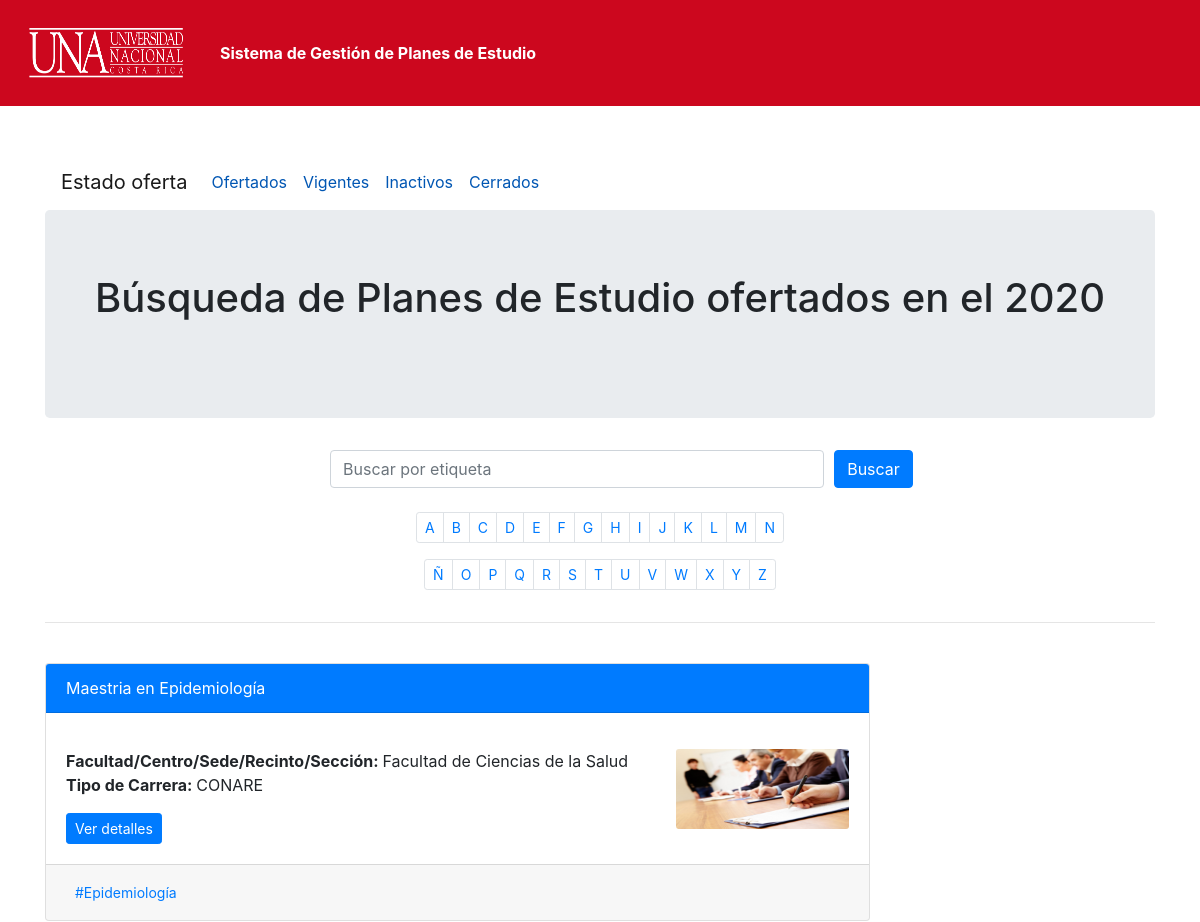
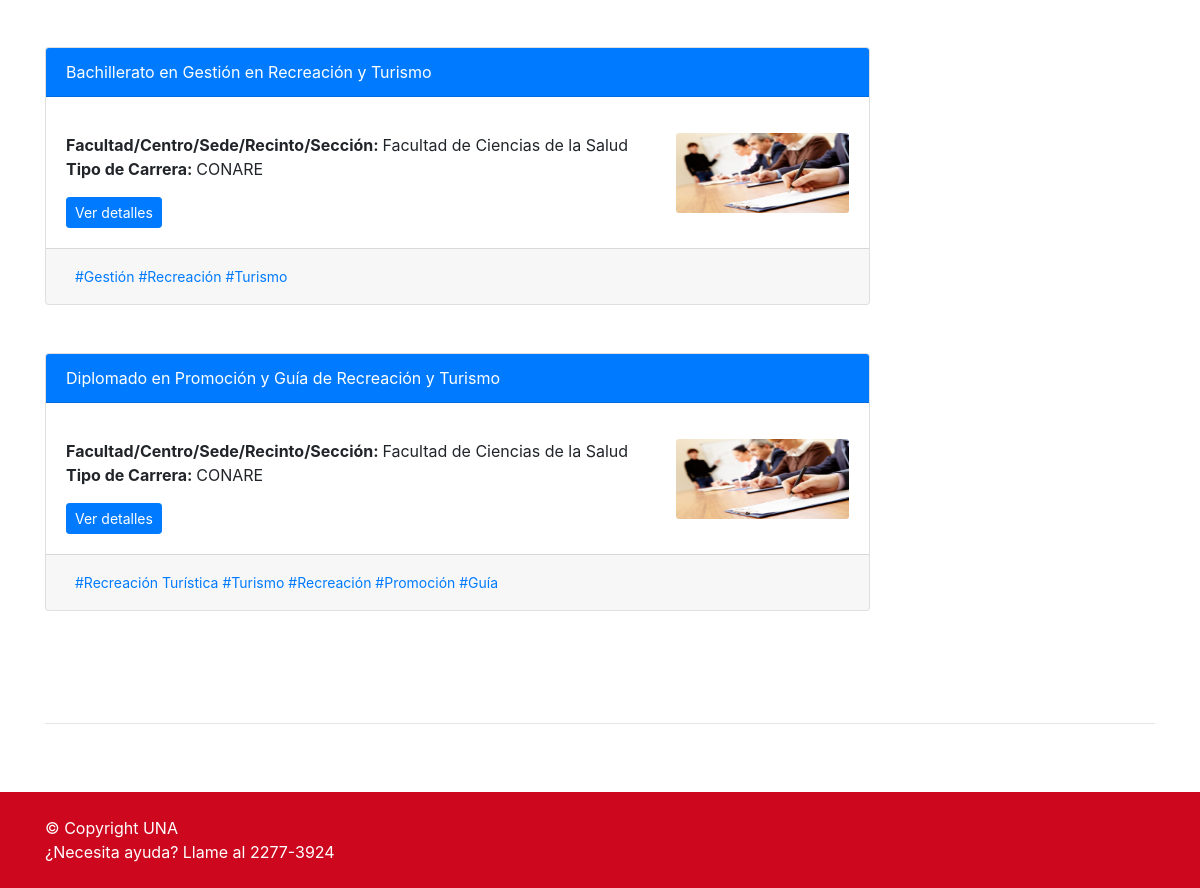
/busqueda_planes.php, run on the app's committed database (2 pictures, top to bottom).
### tables this page shows
CREATE TABLE `plan` (
  `RowID_Plan` varchar(255) NOT NULL,
  `PlanCd` int NOT NULL,
  `DefinicionPlanId` varchar(100) NOT NULL,
  `codigoRegistro` varchar(255) NOT NULL,
  `codigoBanner` varchar(50) NOT NULL, 
  `codigoBanner2` varchar(50) NULL,
  `nombrePlan` varchar(200) NOT NULL,
  `gradoAcademico` varchar(20) NOT NULL,
  `unidad_Academica` varchar(100) NOT NULL,
  `otras_universidades` varchar(30) NOT NULL,
  `tipo_carrera` varchar(8) NOT NULL,
  `tipoPlan` varchar(12) NOT NULL,
  `oferta` varchar(14) NOT NULL,
  `ComentarioOferta` text,
  `aprobacion` date NOT NULL,
  `redisenno` date NOT NULL,
  `ComentariosGenerales` text,
  `logo` varchar(255) NOT NULL default 'uploads/planesdeEstudio/curso2.jpg',
  `Usuario` varchar(30) DEFAULT NULL,
  `FechaCreacion` timestamp NULL DEFAULT CURRENT_TIMESTAMP,
  `HistoricoInd` varchar(1) NOT NULL DEFAULT 'N',
  `fecha_historico` date NULL,
  `declaracion_planTerminal` varchar(1) NOT NULL DEFAULT 'N'
);

CREATE TABLE `fcs` (
  `id` int primary key auto_increment NOT NULL,
  `nombre` varchar(100) NOT NULL,
  `DetalleExtra` varchar(300) DEFAULT NULL,
  `codigo` varchar(6) NOT NULL unique key
);

CREATE TABLE `etiqueta` (
`id` int NOT NULL auto_increment primary key,
`nombre` varchar(50) NOT NULL,
`plan_cd` varchar(255) NOT NULL,
`planId` int NOT NULL,
`planAct` varchar(1) NOT NULL DEFAULT 'S'
);

### includes/session.php (called while the page is built, shortened)
<?php
class Session {
 private $user_is_logged_in = false;
  public function isUserLoggedIn(){
    return $this->user_is_logged_in;
  }
  private function userLoginSetup()
  {
    if(isset($_SESSION['user_id']))
    {
      $this->user_is_logged_in = true;
    } else {
      $this->user_is_logged_in = false;
    }
  }
}
$session = new Session();
?>

### busqueda_planes.php (the view, shortened to what this page needs)
<!doctype html>
<html lang="en">
<?php
  require_once('includes/load.php');
  $conn = Conectarse();
?>
    <head>
        <link rel="stylesheet" href="libs/css-files/bootstrap.min.css">
    </head>
    <?php
    if ($session->isUserLoggedIn(true)) {
    include_once('layouts/theader.php'); }else{
        include_once('layouts/pheader.php');
    }
    if(isset($_GET['oferta'])){
        $oferta =  formato_tipooferta($_GET['oferta']);
        $tipooferta = $_GET['oferta'];
    }else{
        $oferta = "ofertados";
        $tipooferta="Se oferta";
    }
    ?>
    <body>
        <div class="container">
            <br><br>
            <nav class="navbar navbar-expand-lg navbar-light "><span class="navbar-brand">Estado oferta </span>
                <div class="collapse navbar-collapse" id="navbarText">
                    <ul class="navbar-nav mr-auto">
                        <li class="nav-item active">
                            <a class="nav-link" href="busqueda_planes.php?oferta=Se oferta" style="color: #0056b3;">Ofertados</a>
                        </li>
                        <li class="nav-item active">
                            <a class="nav-link" href="busqueda_planes.php?oferta=Vigente" style="color: #0056b3;">Vigentes</a>
                        </li>
                        <li class="nav-item active">
                            <a class="nav-link" href="busqueda_planes.php?oferta=Inactiva" style="color: #0056b3;">Inactivos</a>
                        </li>
                        <li class="nav-item active">
                            <a class="nav-link" href="busqueda_planes.php?oferta=Cerrada" style="color: #0056b3;">Cerrados</a>
                        </li>
                    </ul>
                </div>
            </nav>
            <div class="jumbotron text-center">
            <h1>Búsqueda de Planes de Estudio <?php echo $oferta;?> en el <?php echo date('Y');?></h1><br>
            </div>
            <div class="row justify-content-center">
            <div class="col-6">
            <form id="general-search" method="GET" action="busqueda_planes.php">
                <div class="form-row">
                  <div class="col">
                    <input type="search" class="form-control search" name="etiqueta" placeholder="Buscar por etiqueta">
                  </div>
                  <div class="col-1">
                    <button class="btn btn-primary" id="general-search-bt" type="submit">Buscar</button>
                  </div>
                </div>
            </form> <br>
            </div>
            </div>
            <div class="row justify-content-center">
                <nav aria-label="Page navigation">
                    <ul class="pagination pagination-sm">
                    <li class="page-item"><a class="page-link" href="busqueda_planes.php?oferta=<?php echo $tipooferta;?>&letra=A" tabindex="-1">A</a></li>
                        <li class="page-item"><a  class="page-link" href="busqueda_planes.php?oferta=<?php echo $tipooferta;?>&letra=B">B</a></li>
                        <li class="page-item"><a  class="page-link" href="busqueda_planes.php?oferta=<?php echo $tipooferta;?>&letra=C">C</a></li>
                        <li class="page-item"><a  class="page-link" href="busqueda_planes.php?oferta=<?php echo $tipooferta;?>&letra=D">D</a></li>
                        <li class="page-item"><a  class="page-link" href="busqueda_planes.php?oferta=<?php echo $tipooferta;?>&letra=E">E</a></li>
                        <li class="page-item"><a  class="page-link" href="busqueda_planes.php?oferta=<?php echo $tipooferta;?>&letra=F">F</a></li>
                        <li class="page-item"><a  class="page-link" href="busqueda_planes.php?oferta=<?php echo $tipooferta;?>&letra=G">G</a></li>
                        <li class="page-item"><a  class="page-link" href="busqueda_planes.php?oferta=<?php echo $tipooferta;?>&letra=H">H</a></li>
                        <li class="page-item"><a  class="page-link" href="busqueda_planes.php?oferta=<?php echo $tipooferta;?>&letra=I">I</a></li>
                        <li class="page-item"><a  class="page-link" href="busqueda_planes.php?oferta=<?php echo $tipooferta;?>&letra=J">J</a></li>
                        <li class="page-item"><a  class="page-link" href="busqueda_planes.php?oferta=<?php echo $tipooferta;?>&letra=K">K</a></li>
                        <li class="page-item"><a  class="page-link" href="busqueda_planes.php?oferta=<?php echo $tipooferta;?>&letra=L">L</a></li>
                        <li class="page-item"><a  class="page-link" href="busqueda_planes.php?oferta=<?php echo $tipooferta;?>&letra=M">M</a></li>
                        <li class="page-item"><a  class="page-link" href="busqueda_planes.php?oferta=<?php echo $tipooferta;?>&letra=N">N</a></li>
                    </ul>
                </nav>
            </div>
            <div class="row justify-content-center">
                <nav aria-label="Page navigation">
                    <ul class="pagination pagination-sm">
                        <li class="page-item"><a  class="page-link" href="busqueda_planes.php?oferta=<?php echo $tipooferta;?>&letra=Ñ">Ñ</a></li>
                        <li class="page-item"><a  class="page-link" href="busqueda_planes.php?oferta=<?php echo $tipooferta;?>&letra=O">O</a></li>
                        <li class="page-item"><a  class="page-link" href="busqueda_planes.php?oferta=<?php echo $tipooferta;?>&letra=P">P</a></li>
                        <li class="page-item"><a  class="page-link" href="busqueda_planes.php?oferta=<?php echo $tipooferta;?>&letra=Q">Q</a></li>
                        <li class="page-item"><a  class="page-link" href="busqueda_planes.php?oferta=<?php echo $tipooferta;?>&letra=R">R</a></li>
                        <li class="page-item"><a  class="page-link" href="busqueda_planes.php?oferta=<?php echo $tipooferta;?>&letra=S">S</a></li>
                        <li class="page-item"><a  class="page-link" href="busqueda_planes.php?oferta=<?php echo $tipooferta;?>&letra=T">T</a></li>
                        <li class="page-item"><a  class="page-link" href="busqueda_planes.php?oferta=<?php echo $tipooferta;?>&letra=U">U</a></li>
                        <li class="page-item"><a  class="page-link" href="busqueda_planes.php?oferta=<?php echo $tipooferta;?>&letra=V">V</a></li>
                        <li class="page-item"><a  class="page-link" href="busqueda_planes.php?oferta=<?php echo $tipooferta;?>&letra=W">W</a></li>
                        <li class="page-item"><a  class="page-link" href="busqueda_planes.php?oferta=<?php echo $tipooferta;?>&letra=X">X</a></li>
                        <li class="page-item"><a  class="page-link" href="busqueda_planes.php?oferta=<?php echo $tipooferta;?>&letra=Y">Y</a></li>
                        <li class="page-item"><a  class="page-link" href="busqueda_planes.php?oferta=<?php echo $tipooferta;?>&letra=Z">Z</a></li>
                    </ul>
                </nav>
            </div>
            <hr><br>
            <span id="resultado">
            <?php
            if(isset($_GET['letra']) && isset($_GET['oferta'])){
                $letra = $_GET['letra'];
                $of = $_GET['oferta'];
                $sql = "SELECT  p.RowID_Plan, p.PlanCd, p.gradoAcademico, p.nombrePlan, f.nombre, p.tipo_carrera, p.logo FROM plan p inner join unidadacademica u on p.unidad_Academica=u.nombre inner join fcs f on u.fcs_codigo=f.id where p.nombrePlan like '".$letra."%' and p.HistoricoInd='N' and p.oferta='".$of."' order by p.nombrePlan asc";
                $result = mysqli_query($conn,$sql);
                $num_total_registros = mysqli_num_rows($result);
                if($num_total_registros > 0){
                    if($result->num_rows >= 0){
                        $result->data_seek(0);
                        while($fila=$result->fetch_assoc()){
                            echo '<div class="row"><div class="col-9"><div class="card">
                            <div class="card-header text-white bg-primary mb-3">
                            '.$fila['gradoAcademico'].' '.$fila['nombrePlan'].'
                            </div>
                            <div class="card-body">
                            <div class="row">
                            <div class="col-9">
                            <p><b>Facultad/Centro/Sede/Recinto/Sección: </b>'.$fila['nombre'].'
                            <br><b>Tipo de Carrera: </b>'.$fila['tipo_carrera'].'</p>
                            <a href=plan.php?cod='.$fila["RowID_Plan"].' class="btn btn-primary btn-sm">Ver detalles</a>
                            </div>
                            <div class="col-3">
                            <img border="1" class="card-img" src="'.$fila['logo'].'" width="80" height="80" >
                            </div>
                            </div></div>';
                            $sql1 = "SELECT nombre from etiqueta where planId=".$fila['PlanCd']." and planAct='S'";
                            $res = mysqli_query($conn,$sql1);
                            if($res->num_rows >= 0){
                                $res->data_seek(0);
                                echo'<div class="card-footer text-muted">';
                                echo '<button type="button" class="btn btn-link btn-sm">';
                                $tag="#";
                                while($row=$res->fetch_assoc()){
                                   $tag = $tag.$row['nombre']." #";
                                }
                                $tag = rtrim($tag, '#');
                                echo $tag.'</button></div>';
                            }
                            echo '</div><br></div></div><br>';
                        }
                    }
                }else{
                    echo "<h4>No hay planes de estudio con la letra '".$letra."'</h4>";
                }
            }else{
                $sql = "SELECT  p.PlanCd,p.RowID_Plan,p.gradoAcademico, p.nombrePlan, f.nombre, p.tipo_carrera,p.logo FROM plan p inner join unidadacademica u on p.unidad_Academica=u.nombre inner join fcs f on u.fcs_codigo=f.id where HistoricoInd='N' and oferta='".$tipooferta."' order by nombrePlan asc";
                $result = mysqli_query($conn,$sql);
                if($result->num_rows > 0){
                    $result->data_seek(0);
                    while($fila=$result->fetch_assoc()){
                        echo '<div class="row"><div class="col-9"><div class="card">
                        <div class="card-header text-white bg-primary mb-3">
                          '.$fila['gradoAcademico'].' '.$fila['nombrePlan'].'
                        </div>
                        <div class="card-body"><div class="row">
                        <div class="col-9">
                        <p><b>Facultad/Centro/Sede/Recinto/Sección: </b>'.$fila['nombre'].'
                        <br><b>Tipo de Carrera: </b>'.$fila['tipo_carrera'].'</p>
                        <a href=plan.php?cod='.$fila["RowID_Plan"].' class="btn btn-primary btn-sm">Ver detalles</a>
                        </div>
                        <div class="col-3">
                        <img border="1" class="card-img" src="'.$fila['logo'].'" width="80" height="80" >
                        </div>
                        </div></div>';
                        $sql1 = "SELECT nombre from etiqueta where planId=".$fila['PlanCd']." and planAct='S'";
                        $res1 = mysqli_query($conn,$sql1);
                        if($res1->num_rows >= 0){
                            $res1->data_seek(0);
                            echo'<div class="card-footer text-muted">';
                            echo '<button type="button" class="btn btn-link btn-sm">';
                            $tag="#";
                            while($row=$res1->fetch_assoc()){
                               $tag = $tag.$row['nombre']." #";
                            }
                            $tag = rtrim($tag, '#');
                            echo $tag.'</button></div>';
                        }
                      echo '</div><br></div></div><br>';
                    }
                }else{
                    echo "<h4>No hay planes de estudio ".$oferta.".</h4>";
                }
            }
            ?>
            </span>
            <br><br><hr><br><br>
        </div>
        <?php include("layouts/footer.php");?>
    </body>
</html>

### layouts/pheader.php (shortened to what this page needs)
<header>
  <nav class="navbar navbar-expand-lg navbar-dark bg-red">
  <a class="navbar-brand"><img style="margin:10px 10px" class="img-responsive" alt="Bootstrap template" src="public/images/LOGO-UNAHorizontal-BLANCO.png" width="160px" height="60px" /> </a>
  <div class="collapse navbar-collapse" id="navbarNavDropdown">
    <ul class="navbar-nav">
    <li class="nav-item active">
        <a class="nav-link"><b>Sistema de Gestión de Planes de Estudio</b> <span class="sr-only"></span></a>
      </li>
    </ul>
  </div>
 </nav>
</header>

### layouts/footer.php (shortened to what this page needs)
<div style="height: 100px;">
</div>
<footer class="footer bg-red" style="position: fixed; bottom: 0; width: 100%;">
	<div class="container"><Br>
		<span class="fot-span">&#169; Copyright UNA</span><br>
		<span class="fot-span">¿Necesita ayuda? Llame al 2277-3924</span><br>
		<span>&nbsp;  </span>
	</div>
</footer>

### busqueda_planes.php (style rules this page uses)
.bg-red { background-color: #CC071E; }

### layouts/footer.php (style rules this page uses)
.fot-span { color: white; }

### data on the page
plan: gradoAcademico "Maestria en", nombrePlan "Epidemiología", fcs.nombre "Facultad de Ciencias de la Salud", tipo_carrera "CONARE", logo (picture), etiqueta.nombre "#Epidemiología"
plan: gradoAcademico "Bachillerato en", nombrePlan "Gestión en Recreación y Turismo", fcs.nombre "Facultad de Ciencias de la Salud", tipo_carrera "CONARE", logo (picture), tag "#Gestión #Recreación #Turismo"
plan: gradoAcademico "Diplomado en", nombrePlan "Promoción y Guía de Recreación y Turismo", fcs.nombre "Facultad de Ciencias de la Salud", tipo_carrera "CONARE", logo (picture), tag "#Recreación Turística #Turismo #Recreación #Promoción #Guía"

### other printed values
$oferta "ofertados"
